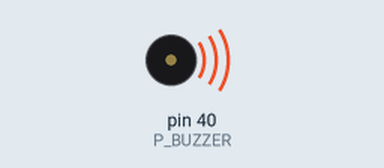
A program run on a simulated Raspberry Pi (header pin numbers). Shown: buzzer (waves = sounding, pin HIGH). What the program prints to the terminal is not drawn. At 12.4 s the program stops and its outputs stay as they are.

Above: at 0.15 s.
At 12.2 s:
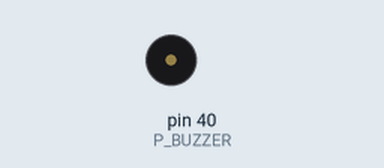
Timing chart, 0 to 13.7 s (numbered marks = the images above):
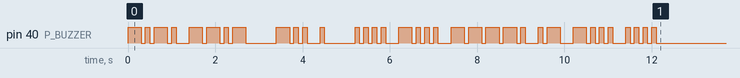

Measured:
- by itself, pin 40 (P_BUZZER): LOW → HIGH at 0.00 s, → LOW 0.30 s later, → HIGH 0.10 s later, → LOW 0.10 s later, … (70 changes in this stretch)

The program:

RaspEasy5.py
```python
# RaspiEx5.py

import RPi.GPIO as GPIO
import time
#from OLED1306 import OLED1306

P_BUZZER = 40 # adapt to your wiring
dt = 0.1 # adapt to your Morse speed

morse = {
'a':'.-'   , 'b':'-...' , 'c':'-.-.' , 'd':'-..'  , 'e':'.'    ,
'f':'..-.' , 'g':'--.'  , 'h':'....' , 'i':'..'   , 'j':'.---' ,
'k':'-.-'  , 'l':'.-..' , 'm':'--'   , 'n':'-.'   , 'o':'---'  ,
'p':'.--.' , 'q':'--.-' , 'r':'.-.'  , 's':'...'  , 't':'-'    ,
'u':'..-'  , 'v':'...-' , 'w':'.--'  , 'x':'-..-' , 'y':'-.--' ,
'z':'--..' , '1':'.----', '2':'..---', '3':'...--', '4':'....-',
'5':'.....', '6':'-....', '7':'--...', '8':'---..', '9':'----.',
'0':'-----', '-':'-....-', '?':'..--..', ',':'--..--', ':':'---...',
'=':'-...-'}

def s(n):  # wait
    time.sleep(n * dt)

def setup():
    GPIO.setmode(GPIO.BOARD)
    GPIO.setup(P_BUZZER, GPIO.OUT)
    GPIO.output(P_BUZZER, GPIO.LOW) # Turn off buzzer

def dot():
    GPIO.output(P_BUZZER, GPIO.HIGH)
    s(1)
    GPIO.output(P_BUZZER, GPIO.LOW)
    s(1)

def dash():
    GPIO.output(P_BUZZER, GPIO.HIGH)
    s(3)
    GPIO.output(P_BUZZER, GPIO.LOW)
    s(1)

def transmit(text):
    sent = ""
    for c in text:
        sent += c
#        oled.setText(sent)
        if c == " ":
            s(4)
        else:
            c = c.lower()
            if c in morse:
                k = morse[c]
                for x in k:
                    if x == '.':
                        dot()
                    else:
                        dash()
            s(2)

print("starting...")
#oled = OLED1306()
#oled.setFontSize(16)
setup()
transmit("cq de hb9abh")
GPIO.cleanup()
print("all done")
```
